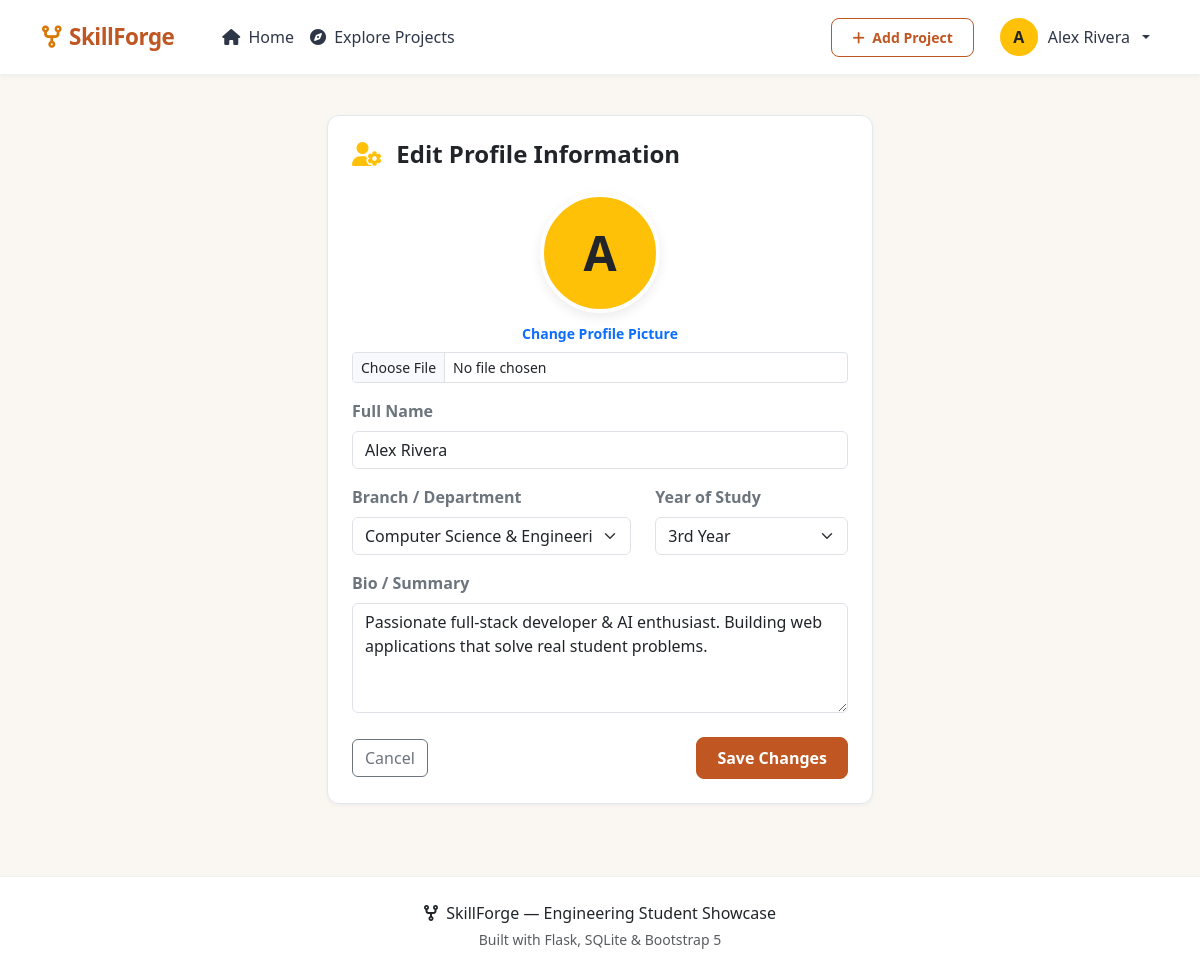
The app's page /profile/edit (signed in) with its own data.
### app.py (models this page shows, shortened)
class User(db.Model):
    id = db.Column(db.Integer, primary_key=True)
    name = db.Column(db.String(100), nullable=False)
    email = db.Column(db.String(120), unique=True, nullable=False)
    password_hash = db.Column(db.String(256), nullable=False)
    branch = db.Column(db.String(100), nullable=True)
    year = db.Column(db.String(20), nullable=True)
    bio = db.Column(db.Text, nullable=True)
    profile_pic = db.Column(db.String(255), nullable=True, default='default_avatar.png')
    created_at = db.Column(db.DateTime, default=datetime.utcnow)
    skills = db.relationship('Skill', backref='user', lazy=True, cascade="all, delete-orphan")
    projects = db.relationship('Project', backref='user', lazy=True, cascade="all, delete-orphan")

### app.py (the view, shortened to what this page needs)
@app.route('/profile/edit', methods=['GET', 'POST'])
def edit_profile():
    if 'user_id' not in session:
        flash('Please login to edit your profile.', 'warning')
        return redirect(url_for('login'))
    user = User.query.get_or_404(session['user_id'])
    return render_template('edit_profile.html', user=user)

### app.py (called while the page is built)
@app.context_processor
def inject_user():
    current_user = None
    if 'user_id' in session:
        current_user = User.query.get(session['user_id'])
    return dict(current_user=current_user)

### templates/edit_profile.html (shortened to what this page needs)
{% extends "base.html" %}
{% block content %}
<div class="row justify-content-center py-4">
    <div class="col-md-8 col-lg-6">
        <div class="card card-custom p-4">
            <h4 class="fw-bold text-dark mb-4"><i class="fa-solid fa-user-gear me-2 text-warning"></i> Edit Profile Information</h4>
            <form method="POST" action="{{ url_for('edit_profile') }}" enctype="multipart/form-data">
                <div class="mb-3 text-center">
                    {% if user.profile_pic and user.profile_pic != 'default_avatar.png' %}
                        <img src="{{ url_for('static', filename='uploads/' + user.profile_pic) }}" class="profile-avatar mb-2" alt="{{ user.name }}">
                    {% else %}
                        <div class="profile-avatar bg-warning text-dark d-flex align-items-center justify-content-center fw-bold display-5 mx-auto mb-2">
                            {{ user.name[0] | upper }}
                        </div>
                    {% endif %}
                    <div>
                        <label for="profile_pic" class="form-label small fw-semibold text-primary cursor-pointer">Change Profile Picture</label>
                        <input type="file" class="form-control form-control-sm" id="profile_pic" name="profile_pic" accept="image/*">
                    </div>
                </div>
                <div class="mb-3">
                    <label for="name" class="form-label fw-semibold text-secondary">Full Name</label>
                    <input type="text" class="form-control" id="name" name="name" value="{{ user.name }}" required>
                </div>
                <div class="row mb-3">
                    <div class="col-md-7">
                        <label for="branch" class="form-label fw-semibold text-secondary">Branch / Department</label>
                        <select class="form-select" id="branch" name="branch">
                            {% for b in ['Computer Science & Engineering', 'Information Technology', 'Electronics & Communication', 'Electrical Engineering', 'Mechanical Engineering', 'Civil Engineering', 'Robotics & Automation', 'Chemical Engineering', 'Other'] %}
                                <option value="{{ b }}" {% if user.branch == b %}selected{% endif %}>{{ b }}</option>
                            {% endfor %}
                        </select>
                    </div>
                    <div class="col-md-5 mt-3 mt-md-0">
                        <label for="year" class="form-label fw-semibold text-secondary">Year of Study</label>
                        <select class="form-select" id="year" name="year">
                            {% for y in ['1st Year', '2nd Year', '3rd Year', '4th Year', 'Postgraduate'] %}
                                <option value="{{ y }}" {% if user.year == y %}selected{% endif %}>{{ y }}</option>
                            {% endfor %}
                        </select>
                    </div>
                </div>
                <div class="mb-4">
                    <label for="bio" class="form-label fw-semibold text-secondary">Bio / Summary</label>
                    <textarea class="form-control" id="bio" name="bio" rows="4">{{ user.bio or '' }}</textarea>
                </div>
                <div class="d-flex justify-content-between align-items-center">
                    <a href="{{ url_for('dashboard') }}" class="btn btn-outline-secondary">Cancel</a>
                    <button type="submit" class="btn btn-primary-custom">Save Changes</button>
                </div>
            </form>
        </div>
    </div>
</div>
{% endblock %}

### templates/base.html (shortened to what this page needs)
<!DOCTYPE html>
<html lang="en">
<head>
    <link href="https://cdn.jsdelivr.net/npm/bootstrap@5.3.2/dist/css/bootstrap.min.css" rel="stylesheet">
    <link href="https://cdnjs.cloudflare.com/ajax/libs/font-awesome/6.4.0/css/all.min.css" rel="stylesheet">
    <link href="{{ url_for('static', filename='css/style.css') }}" rel="stylesheet">
</head>
<body>
    <nav class="navbar navbar-expand-lg navbar-custom sticky-top py-2">
        <div class="container">
            <a class="navbar-brand navbar-brand-logo d-flex align-items-center gap-2" href="{{ url_for('home') }}">
                <i class="fa-solid fa-code-fork"></i>
                <span>SkillForge</span>
            </a>
            <div class="collapse navbar-collapse" id="navbarContent">
                <ul class="navbar-nav me-auto mb-2 mb-lg-0 ms-lg-4">
                    <li class="nav-item">
                        <a class="nav-link" href="{{ url_for('home') }}"><i class="fa-solid fa-house me-1"></i> Home</a>
                    </li>
                    <li class="nav-item">
                        <a class="nav-link" href="{{ url_for('explore') }}"><i class="fa-solid fa-compass me-1"></i> Explore Projects</a>
                    </li>
                </ul>
                <ul class="navbar-nav ms-auto align-items-lg-center gap-2">
                    {% if session.user_id %}
                        <li class="nav-item">
                            <a class="btn btn-sm btn-outline-custom me-2" href="{{ url_for('add_project') }}">
                                <i class="fa-solid fa-plus me-1"></i> Add Project
                            </a>
                        </li>
                        <li class="nav-item dropdown">
                            <a class="nav-link dropdown-toggle d-flex align-items-center gap-2" href="#" role="button" data-bs-toggle="dropdown">
                                {% if current_user and current_user.profile_pic and current_user.profile_pic != 'default_avatar.png' %}
                                    <img src="{{ url_for('static', filename='uploads/' + current_user.profile_pic) }}" class="profile-avatar-sm" alt="Profile">
                                {% else %}
                                    <div class="profile-avatar-sm bg-warning d-flex align-items-center justify-content-center fw-bold text-dark">
                                        {{ session.user_name[0] | upper }}
                                    </div>
                                {% endif %}
                                <span>{{ session.user_name }}</span>
                            </a>
                        </li>
                    {% endif %}
                </ul>
            </div>
        </div>
    </nav>
    <div class="container mt-3 main-wrapper">
        {% block content %}{% endblock %}
    </div>
    <footer class="py-4 mt-5">
        <div class="container text-center">
            <p class="mb-1 fw-medium text-dark"><i class="fa-solid fa-code-fork text-amber me-1"></i> SkillForge &mdash; Engineering Student Showcase</p>
            <p class="small text-muted mb-0">Built with Flask, SQLite & Bootstrap 5</p>
        </div>
    </footer>
</body>
</html>

### static/css/style.css (style rules this page uses)
:root { --primary: #c05621; --primary-hover: #9c4214; --primary-light: #fef3c7; --accent: #d97706; --bg-main: #faf7f2; --bg-card: #ffffff; --text-dark: #2d3748; --text-muted: #718096; --border-color: #e2e8f0; --shadow-sm: 0 2px 4px rgba(0,0,0,0.04); --shadow-md: 0 4px 12px rgba(0,0,0,0.08); --radius: 12px; }
body { background-color: var(--bg-main); color: var(--text-dark); font-family: 'Segoe UI', system-ui, -apple-system, Roboto, sans-serif; min-height: 100vh; display: flex; flex-direction: column; }
.main-wrapper { flex: 1; }
.navbar-custom { background-color: #ffffff; border-bottom: 1px solid #edf2f7; box-shadow: var(--shadow-sm); }
.navbar-brand-logo { font-weight: 800; font-size: 1.4rem; color: var(--primary) !important; letter-spacing: -0.5px; }
.navbar-brand-logo i { color: var(--accent); }
.nav-link { font-weight: 500; color: var(--text-dark); transition: color 0.2s ease; }
.card-custom { background: var(--bg-card); border: 1px solid var(--border-color); border-radius: var(--radius); box-shadow: var(--shadow-sm); transition: transform 0.2s ease, box-shadow 0.2s ease; overflow: hidden; }
.btn-primary-custom { background-color: var(--primary); border-color: var(--primary); color: #ffffff; font-weight: 600; border-radius: 8px; padding: 0.5rem 1.25rem; transition: all 0.2s ease; }
.btn-outline-custom { color: var(--primary); border-color: var(--primary); font-weight: 600; border-radius: 8px; padding: 0.5rem 1.25rem; }
.profile-avatar { width: 120px; height: 120px; object-fit: cover; border-radius: 50%; border: 4px solid #ffffff; box-shadow: var(--shadow-md); }
.profile-avatar-sm { width: 42px; height: 42px; object-fit: cover; border-radius: 50%; border: 2px solid #ffffff; }
footer { background-color: #ffffff; border-top: 1px solid #edf2f7; color: var(--text-muted); }

### records on screen
User: user_name "Alex Rivera", name "A", name "Alex Rivera", branch "Computer Science & Engineering", year "3rd Year", bio "Passionate full-stack developer & AI enthusiast. Building web applications that solve real student problems."

### other values on screen
{{ session.user_name[0] | upper }} "A"
